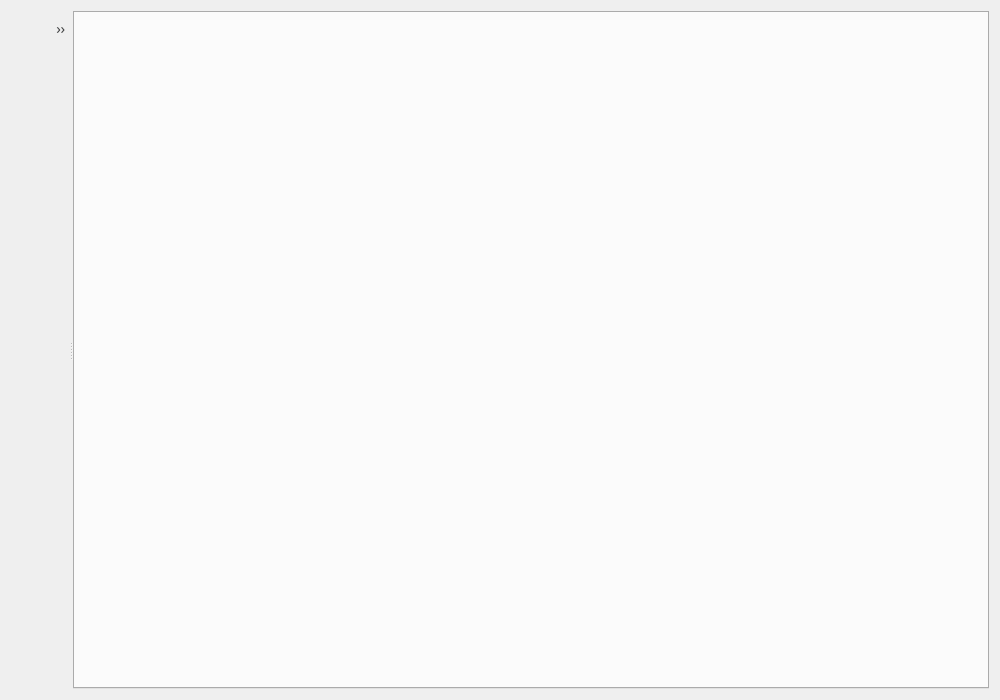
<?xml version="1.0" encoding="UTF-8"?>
<!--
  ~ Wireshark - Network traffic analyzer
  ~ By Gerald Combs <gerald@wireshark.org>
  ~ Copyright 1998 Gerald Combs
  ~
  ~ SPDX-License-Identifier: GPL-2.0-or-later
  -->
<ui version="4.0">
 <class>LuaDebuggerDialog</class>
 <widget class="QDialog" name="LuaDebuggerDialog">
  <property name="geometry">
   <rect>
    <x>0</x>
    <y>0</y>
    <width>1000</width>
    <height>700</height>
   </rect>
  </property>
  <property name="windowTitle">
   <string>Lua Debugger</string>
  </property>
  <layout class="QHBoxLayout" name="horizontalLayout">
   <item>
    <widget class="QSplitter" name="mainSplitter">
     <property name="orientation">
      <enum>Qt::Horizontal</enum>
     </property>
     <widget class="QWidget" name="leftPanel">
      <layout class="QVBoxLayout" name="leftPanelLayout">
       <property name="spacing">
        <number>2</number>
       </property>
       <property name="leftMargin">
        <number>0</number>
       </property>
       <property name="topMargin">
        <number>0</number>
       </property>
       <property name="rightMargin">
        <number>0</number>
       </property>
       <property name="bottomMargin">
        <number>0</number>
       </property>
      <item>
       <widget class="QToolBar" name="toolBar">
        <property name="movable">
         <bool>false</bool>
        </property>
        <property name="floatable">
         <bool>false</bool>
        </property>
        <addaction name="actionSepBeforeContinue"/>
        <addaction name="actionContinue"/>
        <addaction name="actionStepOver"/>
        <addaction name="actionStepIn"/>
        <addaction name="actionStepOut"/>
        <addaction name="actionSepAfterStep"/>
        <addaction name="actionOpenFile"/>
        <addaction name="actionSaveFile"/>
        <addaction name="actionSepAfterSave"/>
        <addaction name="actionReloadLuaPlugins"/>
       </widget>
      </item>
       <item>
        <widget class="QSplitter" name="leftSplitter">
         <property name="orientation">
          <enum>Qt::Vertical</enum>
         </property>
         <property name="childrenCollapsible">
          <bool>false</bool>
         </property>
        </widget>
       </item>
      </layout>
     </widget>
     <widget class="QWidget" name="codeEditorSide">
      <layout class="QVBoxLayout" name="codeEditorSideLayout">
       <property name="spacing">
        <number>0</number>
       </property>
       <property name="leftMargin">
        <number>0</number>
       </property>
       <property name="topMargin">
        <number>0</number>
       </property>
       <property name="rightMargin">
        <number>0</number>
       </property>
       <property name="bottomMargin">
        <number>0</number>
       </property>
       <item>
        <widget class="LuaDebuggerFindFrame" name="luaDebuggerFindFrame" native="true"/>
       </item>
       <item>
        <widget class="LuaDebuggerGoToLineFrame" name="luaDebuggerGoToLineFrame" native="true"/>
       </item>
       <item>
        <widget class="QTabWidget" name="codeTabWidget">
         <property name="currentIndex">
          <number>-1</number>
         </property>
         <property name="tabsClosable">
          <bool>true</bool>
         </property>
        </widget>
       </item>
      </layout>
     </widget>
    </widget>
   </item>
  </layout>
  <action name="actionContinue">
   <property name="icon">
    <iconset theme="media-playback-start"/>
   </property>
   <property name="text">
    <string>Continue</string>
   </property>
   <property name="shortcut">
    <string>F5</string>
   </property>
  </action>
  <action name="actionSepBeforeContinue">
   <property name="separator">
    <bool>true</bool>
   </property>
  </action>
  <action name="actionSepAfterStep">
   <property name="separator">
    <bool>true</bool>
   </property>
  </action>
  <action name="actionStepOver">
   <property name="icon">
    <iconset theme="debug-step-over"/>
   </property>
   <property name="text">
    <string>Step Over</string>
   </property>
   <property name="shortcut">
    <string>F10</string>
   </property>
  </action>
  <action name="actionStepIn">
   <property name="icon">
    <iconset theme="debug-step-into"/>
   </property>
   <property name="text">
    <string>Step Into</string>
   </property>
   <property name="shortcut">
    <string>F11</string>
   </property>
  </action>
  <action name="actionStepOut">
   <property name="icon">
    <iconset theme="debug-step-out"/>
   </property>
   <property name="text">
    <string>Step Out</string>
   </property>
   <property name="shortcut">
    <string>Shift+F11</string>
   </property>
  </action>
  <action name="actionOpenFile">
   <property name="icon">
    <iconset theme="document-open"/>
   </property>
   <property name="text">
    <string>Open File</string>
   </property>
  </action>
  <action name="actionSaveFile">
   <property name="icon">
    <iconset theme="document-save"/>
   </property>
   <property name="text">
    <string>Save</string>
   </property>
   <property name="shortcut">
    <string>Ctrl+S</string>
   </property>
  </action>
  <action name="actionSepAfterSave">
   <property name="separator">
    <bool>true</bool>
   </property>
  </action>
  <action name="actionFind">
   <property name="icon">
    <iconset theme="edit-find"/>
   </property>
   <property name="text">
    <string>Find…</string>
   </property>
   <property name="shortcut">
    <string>Ctrl+F</string>
   </property>
  </action>
  <action name="actionGoToLine">
   <property name="text">
    <string>Go to Line…</string>
   </property>
   <property name="shortcut">
    <string>Ctrl+G</string>
   </property>
  </action>
  <action name="actionSepAfterEditor">
   <property name="separator">
    <bool>true</bool>
   </property>
  </action>
  <action name="actionReloadLuaPlugins">
   <property name="icon">
    <iconset theme="view-refresh"/>
   </property>
   <property name="text">
    <string>Reload Lua Plugins</string>
   </property>
   <property name="shortcut">
    <string>Ctrl+Shift+L</string>
   </property>
  </action>
  <action name="actionAddWatch">
   <property name="icon">
    <iconset theme="list-add"/>
   </property>
   <property name="text">
    <string>Add Watch</string>
   </property>
   <property name="toolTip">
    <string>Add Watch</string>
   </property>
   <property name="shortcut">
    <string>Ctrl+Shift+W</string>
   </property>
  </action>
 </widget>
 <customwidgets>
  <customwidget>
   <class>LuaDebuggerCodeView</class>
   <extends>QWidget</extends>
   <header>lua_debugger_code_view.h</header>
  </customwidget>
  <customwidget>
   <class>LuaDebuggerFindFrame</class>
   <extends>QFrame</extends>
   <header>lua_debugger_find_frame.h</header>
  </customwidget>
  <customwidget>
   <class>LuaDebuggerGoToLineFrame</class>
   <extends>QFrame</extends>
   <header>lua_debugger_goto_line_frame.h</header>
  </customwidget>
 </customwidgets>
 <resources/>
 <connections/>
</ui>
